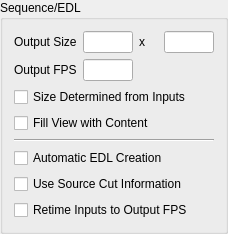
<?xml version="1.0" encoding="UTF-8"?>
<ui version="4.0">
 <class>EDL</class>
 <widget class="QGroupBox" name="EDL">
  <property name="geometry">
   <rect>
    <x>0</x>
    <y>0</y>
    <width>228</width>
    <height>229</height>
   </rect>
  </property>
  <property name="windowTitle">
   <string>GroupBox</string>
  </property>
  <property name="title">
   <string>Sequence/EDL</string>
  </property>
  <layout class="QVBoxLayout" name="verticalLayout">
   <item>
    <layout class="QFormLayout" name="formLayout">
     <item row="0" column="0">
      <widget class="QLabel" name="label_3">
       <property name="text">
        <string>Output Size</string>
       </property>
      </widget>
     </item>
     <item row="0" column="1">
      <layout class="QHBoxLayout" name="horizontalLayout">
       <item>
        <widget class="QLineEdit" name="outputWidthEdit">
         <property name="maximumSize">
          <size>
           <width>50</width>
           <height>16777215</height>
          </size>
         </property>
        </widget>
       </item>
       <item>
        <widget class="QLabel" name="label_4">
         <property name="text">
          <string>x</string>
         </property>
        </widget>
       </item>
       <item>
        <widget class="QLineEdit" name="outputHeightEdit">
         <property name="maximumSize">
          <size>
           <width>50</width>
           <height>16777215</height>
          </size>
         </property>
        </widget>
       </item>
      </layout>
     </item>
     <item row="1" column="0">
      <widget class="QLabel" name="label">
       <property name="text">
        <string>Output FPS</string>
       </property>
      </widget>
     </item>
     <item row="1" column="1">
      <widget class="QLineEdit" name="outputFPSEdit">
       <property name="maximumSize">
        <size>
         <width>50</width>
         <height>16777215</height>
        </size>
       </property>
      </widget>
     </item>
     <item row="2" column="0" colspan="2">
      <widget class="QCheckBox" name="autoSizeCheckBox">
       <property name="text">
        <string>Size Determined from Inputs</string>
       </property>
      </widget>
     </item>
     <item row="3" column="0" colspan="2">
      <widget class="QCheckBox" name="interactiveResizeCheckBox">
       <property name="text">
        <string>Fill View with Content</string>
       </property>
      </widget>
     </item>
    </layout>
   </item>
   <item>
    <widget class="Line" name="line_2">
     <property name="orientation">
      <enum>Qt::Horizontal</enum>
     </property>
    </widget>
   </item>
   <item>
    <widget class="QCheckBox" name="autoEDLCheckBox">
     <property name="text">
      <string>Automatic EDL Creation</string>
     </property>
    </widget>
   </item>
   <item>
    <widget class="QCheckBox" name="useCutInfoCheckBox">
     <property name="text">
      <string>Use Source Cut Information</string>
     </property>
    </widget>
   </item>
   <item>
    <widget class="QCheckBox" name="retimeInputsCheckBox">
     <property name="text">
      <string>Retime Inputs to Output FPS</string>
     </property>
    </widget>
   </item>
  </layout>
 </widget>
 <resources/>
 <connections/>
</ui>
